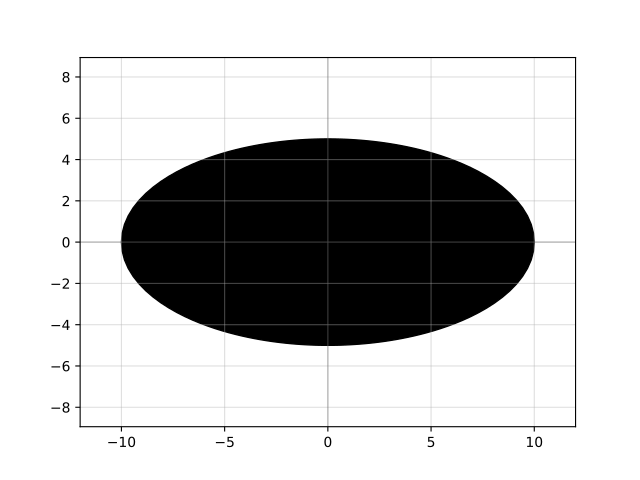

This chart was generated by the following Python code:
import gdsfactory as gf

c = gf.components.ellipse(radii=(10.0, 5.0), angle_resolution=2.5, layer=(1, 0))
c.plot()
